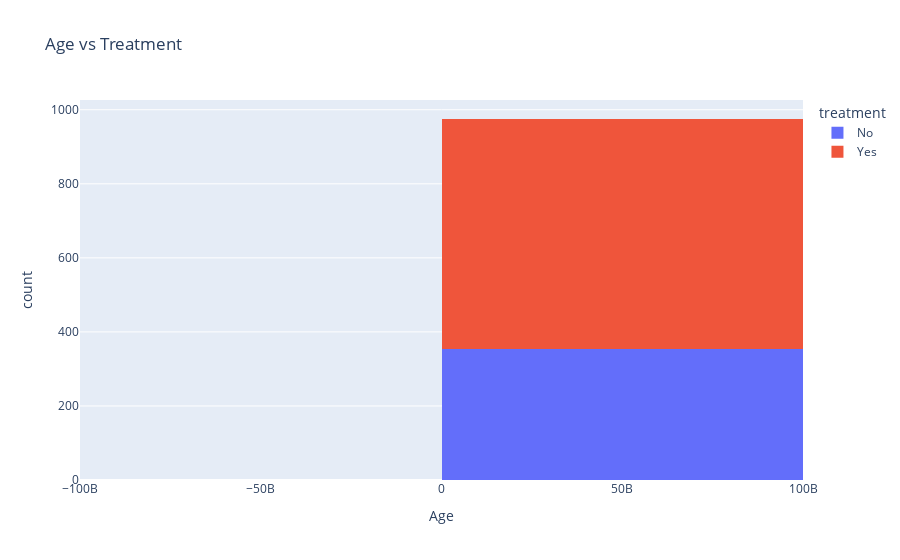

Notebook code cell kept with this figure:
### Code cell
px.histogram(df, x='Age', color='treatment', title='Age vs Treatment')

### Figure 1 — Plotly figure (JSON) as saved in the notebook; plotly's stock layout.template omitted (floating-point values rounded to 4 significant figures; data arrays with more than 128 entries replaced by an {"elided": "..."} marker saying what was removed)
{"data": [{"bingroup": "x", "hovertemplate": "treatment=No<br>Age=%{x}<br>count=%{y}<extra></extra>", "legendgroup": "No", "marker": {"color": "#636efa", "pattern": {"shape": ""}}, "name": "No", "orientation": "v", "showlegend": true, "type": "histogram", "x": {"elided": "353 int values"}, "xaxis": "x", "yaxis": "y"}, {"bingroup": "x", "hovertemplate": "treatment=Yes<br>Age=%{x}<br>count=%{y}<extra></extra>", "legendgroup": "Yes", "marker": {"color": "#EF553B", "pattern": {"shape": ""}}, "name": "Yes", "orientation": "v", "showlegend": true, "type": "histogram", "x": {"elided": "624 int values"}, "xaxis": "x", "yaxis": "y"}], "layout": {"barmode": "relative", "legend": {"title": {"text": "treatment"}, "tracegroupgap": 0}, "title": {"text": "Age vs Treatment"}, "xaxis": {"anchor": "y", "domain": [0, 1], "title": {"text": "Age"}}, "yaxis": {"anchor": "x", "domain": [0, 1], "title": {"text": "count"}}}}
